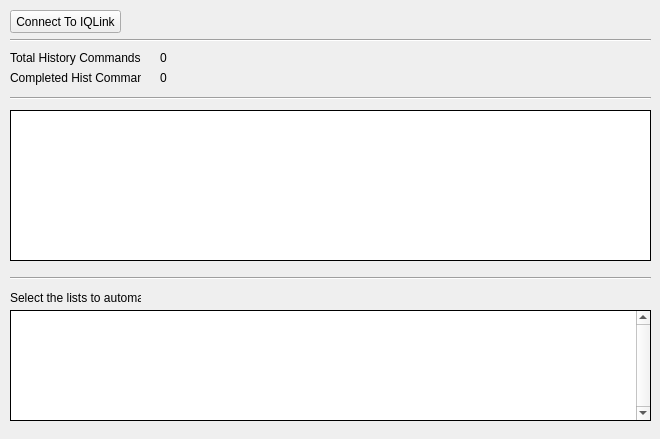
<?xml version="1.0" encoding="UTF-8"?>
<ui version="4.0">
 <class>UpdateFeeds</class>
 <widget class="QWidget" name="UpdateFeeds">
  <property name="geometry">
   <rect>
    <x>0</x>
    <y>0</y>
    <width>660</width>
    <height>439</height>
   </rect>
  </property>
  <property name="windowTitle">
   <string>WOPR : UpdateFeeds</string>
  </property>
  <widget class="QLabel" name="labelHistTot">
   <property name="geometry">
    <rect>
     <x>160</x>
     <y>50</y>
     <width>91</width>
     <height>16</height>
    </rect>
   </property>
   <property name="text">
    <string>0</string>
   </property>
  </widget>
  <widget class="QLabel" name="label_8">
   <property name="geometry">
    <rect>
     <x>10</x>
     <y>70</y>
     <width>131</width>
     <height>16</height>
    </rect>
   </property>
   <property name="text">
    <string>Completed Hist Commands:</string>
   </property>
  </widget>
  <widget class="QLabel" name="label_7">
   <property name="geometry">
    <rect>
     <x>10</x>
     <y>50</y>
     <width>131</width>
     <height>16</height>
    </rect>
   </property>
   <property name="text">
    <string>Total History Commands    :</string>
   </property>
  </widget>
  <widget class="QPushButton" name="pushConnect">
   <property name="geometry">
    <rect>
     <x>10</x>
     <y>10</y>
     <width>111</width>
     <height>23</height>
    </rect>
   </property>
   <property name="text">
    <string>Connect To IQLink</string>
   </property>
  </widget>
  <widget class="Line" name="line_2">
   <property name="geometry">
    <rect>
     <x>10</x>
     <y>90</y>
     <width>641</width>
     <height>16</height>
    </rect>
   </property>
   <property name="orientation">
    <enum>Qt::Horizontal</enum>
   </property>
  </widget>
  <widget class="Line" name="line">
   <property name="geometry">
    <rect>
     <x>10</x>
     <y>30</y>
     <width>641</width>
     <height>20</height>
    </rect>
   </property>
   <property name="orientation">
    <enum>Qt::Horizontal</enum>
   </property>
  </widget>
  <widget class="QLabel" name="labelHistCompleted">
   <property name="geometry">
    <rect>
     <x>160</x>
     <y>70</y>
     <width>91</width>
     <height>16</height>
    </rect>
   </property>
   <property name="text">
    <string>0</string>
   </property>
  </widget>
  <widget class="QListWidget" name="listConsole">
   <property name="geometry">
    <rect>
     <x>10</x>
     <y>110</y>
     <width>641</width>
     <height>151</height>
    </rect>
   </property>
   <property name="frameShape">
    <enum>QFrame::Box</enum>
   </property>
   <property name="frameShadow">
    <enum>QFrame::Plain</enum>
   </property>
   <property name="verticalScrollBarPolicy">
    <enum>Qt::ScrollBarAlwaysOff</enum>
   </property>
   <property name="horizontalScrollBarPolicy">
    <enum>Qt::ScrollBarAlwaysOff</enum>
   </property>
   <property name="alternatingRowColors">
    <bool>true</bool>
   </property>
  </widget>
  <widget class="Line" name="line_3">
   <property name="geometry">
    <rect>
     <x>10</x>
     <y>270</y>
     <width>641</width>
     <height>16</height>
    </rect>
   </property>
   <property name="orientation">
    <enum>Qt::Horizontal</enum>
   </property>
  </widget>
  <widget class="QTableView" name="table_lists">
   <property name="geometry">
    <rect>
     <x>10</x>
     <y>310</y>
     <width>641</width>
     <height>111</height>
    </rect>
   </property>
   <property name="frameShape">
    <enum>QFrame::Box</enum>
   </property>
   <property name="frameShadow">
    <enum>QFrame::Plain</enum>
   </property>
   <property name="verticalScrollBarPolicy">
    <enum>Qt::ScrollBarAlwaysOn</enum>
   </property>
   <property name="alternatingRowColors">
    <bool>true</bool>
   </property>
   <property name="gridStyle">
    <enum>Qt::DashDotLine</enum>
   </property>
   <property name="sortingEnabled">
    <bool>false</bool>
   </property>
   <property name="wordWrap">
    <bool>false</bool>
   </property>
   <attribute name="horizontalHeaderVisible">
    <bool>true</bool>
   </attribute>
   <attribute name="horizontalHeaderDefaultSectionSize">
    <number>75</number>
   </attribute>
   <attribute name="verticalHeaderVisible">
    <bool>false</bool>
   </attribute>
   <attribute name="verticalHeaderDefaultSectionSize">
    <number>20</number>
   </attribute>
  </widget>
  <widget class="QLabel" name="label_9">
   <property name="geometry">
    <rect>
     <x>10</x>
     <y>290</y>
     <width>131</width>
     <height>16</height>
    </rect>
   </property>
   <property name="text">
    <string>Select the lists to automate :</string>
   </property>
  </widget>
 </widget>
 <layoutdefault spacing="6" margin="11"/>
 <resources/>
 <connections/>
</ui>
